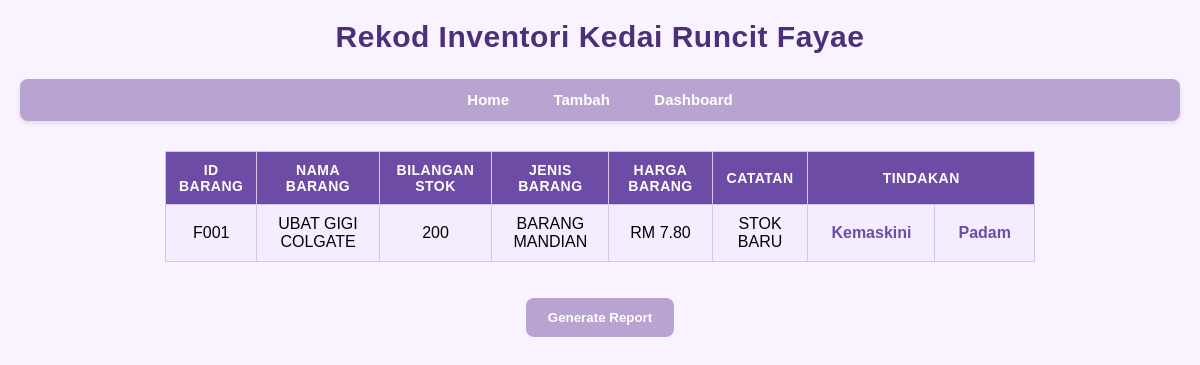
/dashboard.php, run on an earlier commit of the app's database.
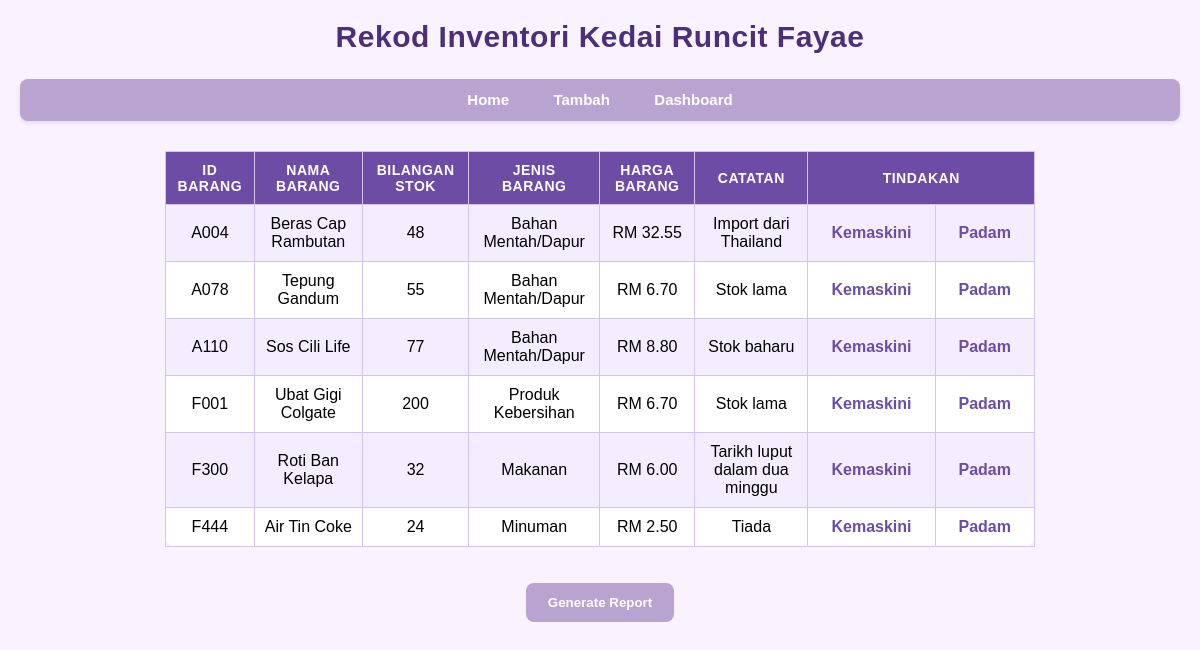
And on a later commit of the database.
### tables this page shows
CREATE TABLE `kedai_runcit` (
  `idbarang` varchar(10) NOT NULL,
  `namabarang` varchar(100) NOT NULL,
  `bilstok` int(15) NOT NULL,
  `jenisbarang` varchar(20) NOT NULL,
  `harga` double NOT NULL,
  `catatan` varchar(100) NOT NULL
);

### dashboard.php (the view, shortened to what this page needs)
<!DOCTYPE html>
<html>
    <head>
        <link rel="stylesheet" href="Style.css">
    </head>
    <body>
        <h1 align="center">Rekod Inventori Kedai Runcit Fayae</h1>
        <ul>
            <li><a href="index.php">Home</a></li>
            <li><a href="add.php">Tambah</a></li>
            <li><a href="dashboard.php">Dashboard</a></li>
        </ul>
        <table border=1 cellpadding = 5 cellspacing = 0 align=center>
        <tr>
		<th>ID BARANG</th>
		<th>NAMA BARANG</th>
		<th>BILANGAN STOK</th>
		<th>JENIS BARANG</th>
		<th>HARGA BARANG</th>
        <th>CATATAN</th>
        <th colspan="3">TINDAKAN</th>
		</tr>
        <?php
        include('config.php');
        $display = mysqli_query($conn, "SELECT * FROM kedai_runcit");
        while ($row = mysqli_fetch_assoc($display)) {
            echo "
            <tr>
            <td>
            ".$row['idbarang']."
            </td>
            <td>
            ".$row['namabarang']."
            </td>
            <td>
            ".$row['bilstok']."
            </td>
            <td>
            ".$row['jenisbarang']."
            </td>
            ";
            echo "<td> RM ".number_format($row['harga'],2)."</td>
            <td>
            ".$row['catatan']."
            </td> ";
            echo "<td> <a href='update.php?idbarang=".$row['idbarang']."'>Kemaskini</a></td>";
            echo "<td> <a href='delete.php?idbarang=".$row['idbarang']."'>Padam</a></td>";
            echo "</tr>";
        }
        ?>
        </table>
            <br>
            <br>
            <center>
        <a href="generate.php"><button>Generate Report</button></a>
           </center>
    </body>
</html>

### style.css (style rules this page uses)
* { margin: 0; padding: 0; box-sizing: border-box; font-family: "Montserrat", sans-serif; }
body { background: #f8f3ff; padding: 20px; }
h1 { text-align: center; margin-bottom: 25px; color: #4b2f78; font-size: 30px; letter-spacing: 0.5px; font-weight: 700; font-family: Verdana, Geneva, Tahoma, sans-serif; }
ul { list-style: none; background: #b8a3d1; padding: 12px; text-align: center; border-radius: 8px; margin-bottom: 30px; box-shadow: 0 2px 5px rgba(0,0,0,0.1); }
ul li { display: inline-block; margin: 0 20px; }
ul li a { text-decoration: none; color: white; font-weight: 600; font-size: 15px; transition: 0.3s; }
table { margin: auto; width: 75%; border-collapse: collapse; background: white; border-radius: 12px; }
th, td { padding: 10px; text-align: center; border: 1px solid #d4c4e8; font-size: 16px; }
th { background: #6d4ca5; color: white; font-size: 14px; letter-spacing: 0.5px; font-weight: 600; }
tr:nth-child(even) { background: #f4edff; }
td a { text-decoration: none; font-weight: 600; color: #6d4ca5; padding: 6px 12px; border-radius: 6px; border: 1px solid transparent; font-size: 16px; }
button { padding: 12px 22px; background: #b8a3d1; color: white; font-weight: bold; border: none; border-radius: 8px; }

What changed in the data, as far as the page shows it:
added kedai_runcit: idbarang "A004", namabarang "Beras Cap Rambutan", bilstok "48", jenisbarang "Bahan Mentah/Dapur", harga "32.55", catatan "Import dari Thailand"
added kedai_runcit: idbarang "A078", namabarang "Tepung Gandum", bilstok "55", jenisbarang "Bahan Mentah/Dapur", harga "6.70", catatan "Stok lama"
added kedai_runcit: idbarang "A110", namabarang "Sos Cili Life", bilstok "77", jenisbarang "Bahan Mentah/Dapur", harga "8.80", catatan "Stok baharu"
changed kedai_runcit "F001": namabarang "UBAT GIGI COLGATE" → "Ubat Gigi Colgate"; jenisbarang "BARANG MANDIAN" → "Produk Kebersihan"; harga "7.80" → "6.70"; catatan "STOK BARU" → "Stok lama"
added kedai_runcit: idbarang "F300", namabarang "Roti Ban Kelapa", bilstok "32", jenisbarang "Makanan", harga "6.00", catatan "Tarikh luput dalam dua minggu"
added kedai_runcit: idbarang "F444", namabarang "Air Tin Coke", bilstok "24", jenisbarang "Minuman", harga "2.50", catatan "Tiada"
